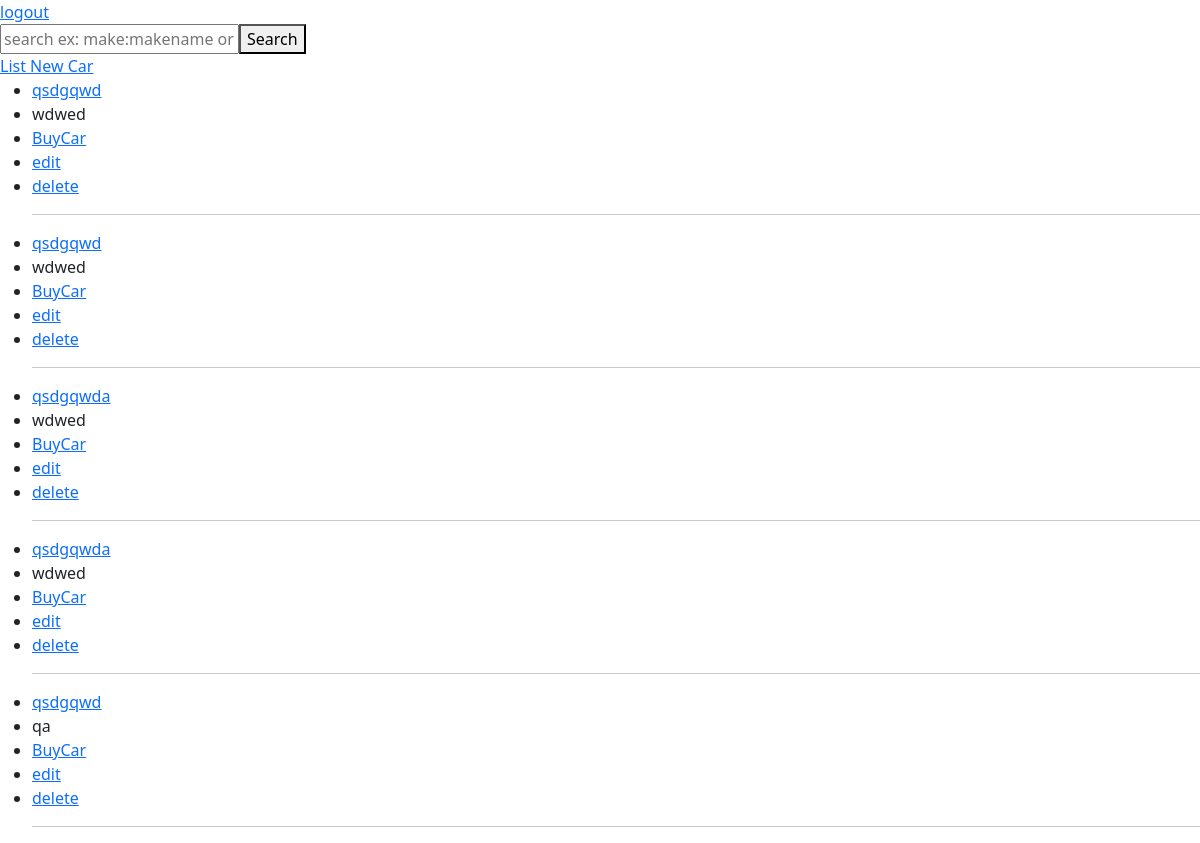
Screenshot of / (signed in) with the database file from the repository.
### car/models.py (models this page shows)
class CarModel(models.Model):
    make = models.CharField(max_length=30)
    model_name = models.CharField(max_length=30)
    year = models.DateField()
    condition = models.CharField(max_length=1000, choices=CONDITION_CHOICES)
    asking_price = models.IntegerField(
        validators=[MaxValueValidator(100000), MinValueValidator(1000)]
    )
    sold = models.BooleanField(default=False)
    Seller_Info = models.ForeignKey(User, on_delete=models.CASCADE)

### car/views.py (the view)
# urls.py: path("", login_required(views.ListCarView.as_view()), name="list"),
class ListCarView(ListView):
    model = CarModel
    paginate_by = 10
    def get_queryset(self):
        make = self.request.GET.get("make", "")
        object_list = self.model.objects.all()
        if make:
            object_list = object_list.filter(make__icontains=make)
        model = self.request.GET.get("model_name", "")
        if model:
            object_list = object_list.filter(model_name__icontains=model)
        year = self.request.GET.get("year", "")
        if year:
            object_list = object_list.filter(year__year=model)
        return object_list

### templates/car/carmodel_list.html (shortened to what this page needs)
{% extends 'base.html' %}
{% block content %}
<div><input id="search" type="text" placeholder="search ex: make:makename or model:modelname"><button onclick="SearchList(this)">Search</button></div>
{% if user.purpose != "buyer" %}
<div><a href="{% url 'create' %}">List New Car</a></div>
    {% endif %}
<ul>
    {% for object in object_list %}
    <li><a href="{% url 'detail' object.id %}">{{ object.make }}</a></li>
    <li>{{ object.model_name }}</li>
    {% if object.sold %}
    <li><button disabled>Sold</a></li>
    {% else %}
    <li><a href="{% url 'buy' object.id %}">BuyCar</a></li>
    {% endif %}
    {% if user.purpose != "buyer" %}
    {% if object.sold %}
    <li><a href="{% url 'makeavailable' object.id %}">MakeAvailable</a></li>
    <li><a href="{% url 'update' object.id %}">edit</a></li>
    <li><a href="{% url 'delete' object.id %}">delete</a></li>
    {% else %}
    <li><a href="{% url 'update' object.id %}">edit</a></li>
    <li><a href="{% url 'delete' object.id %}">delete</a></li>
    {% endif %}
    {% endif %}
    <hr/>
    {% empty %}
    <li>No objects yet.</li>
    {% endfor %}
</ul>
{% endblock content %}

### templates/base.html (shortened to what this page needs)
{% load static %}
<!DOCTYPE html>
<html lang="en">
<head>
    <link href="https://cdn.jsdelivr.net/npm/bootstrap@5.1.3/dist/css/bootstrap.min.css" rel="stylesheet">
</head>
<body>
    {% if user.is_authenticated %}
    <a href="{% url 'logout' %}">logout</a><br>
    {% block content %}
    {% endblock content %}
    {% else %}
      <p>You are not logged in</p>
      <a href="{% url 'login' %}">login</a>
      <a href="{% url 'signup' %}">signup</a>
      {% block register %}
      {% endblock register %}
    {% endif %}
</body>
</html>

### rows the page displays
CarModel: make "qsdgqwd", model_name "wdwed", sold "BuyCar"
CarModel: make "qsdgqwd", model_name "wdwed", sold "BuyCar"
CarModel: make "qsdgqwda", model_name "wdwed", sold "BuyCar"
CarModel: make "qsdgqwda", model_name "wdwed", sold "BuyCar"
CarModel: make "qsdgqwd", model_name "qa", sold "BuyCar"
